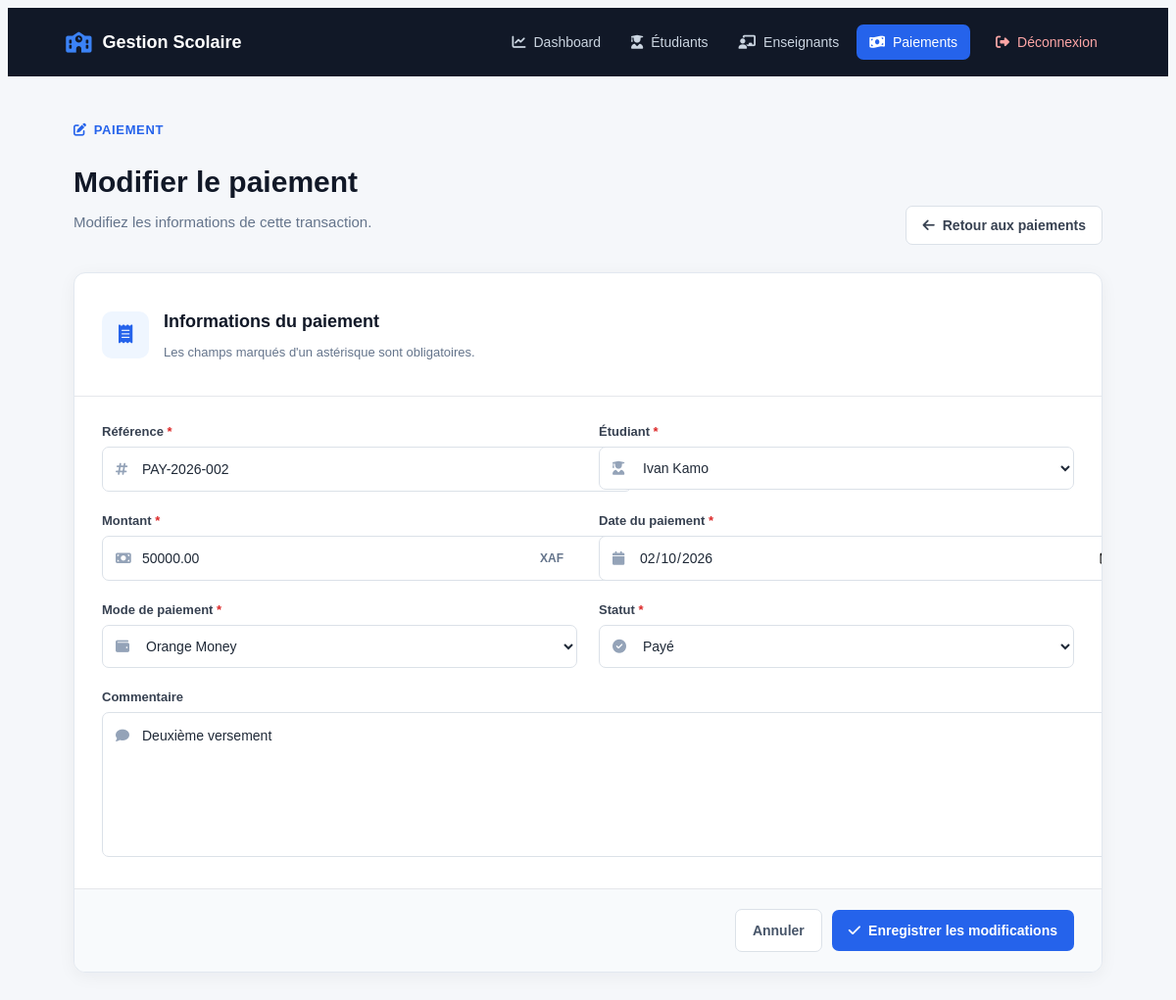
The page /payments/edit?id=2 (signed in) on the database its author committed.
### tables this page shows
CREATE TABLE payments (
    id INT UNSIGNED AUTO_INCREMENT PRIMARY KEY,
    reference VARCHAR(100) NOT NULL UNIQUE,
    student_id INT UNSIGNED NOT NULL,
    amount DECIMAL(10, 2) NOT NULL,
    payment_date DATE NOT NULL,
    payment_method VARCHAR(100) NOT NULL,
    status VARCHAR(50) NOT NULL DEFAULT 'pending',
    comment TEXT,
    created_at TIMESTAMP DEFAULT CURRENT_TIMESTAMP,
    CONSTRAINT fk_payments_student
        FOREIGN KEY (student_id)
        REFERENCES students(id)
        ON DELETE CASCADE
        ON UPDATE CASCADE
);

CREATE TABLE students (
    id INT UNSIGNED AUTO_INCREMENT PRIMARY KEY,
    first_name VARCHAR(100) NOT NULL,
    last_name VARCHAR(100) NOT NULL,
    email VARCHAR(150) NOT NULL UNIQUE,
    phone VARCHAR(30),
    birth_date DATE,
    address VARCHAR(255),
    formation VARCHAR(150) NOT NULL,
    registration_date DATE NOT NULL,
    status VARCHAR(50) NOT NULL DEFAULT 'active',
    created_at TIMESTAMP DEFAULT CURRENT_TIMESTAMP
);

### controllers/PaymentController.php (called while the page is built, shortened)
<?php
require_once __DIR__ . '/../models/Payment.php';
require_once __DIR__ . '/../models/Student.php';
class PaymentController
{
    private Payment $paymentModel;
    private Student $studentModel;
    public function __construct(PDO $pdo)
    {
        $this->paymentModel = new Payment($pdo);
        $this->studentModel = new Student($pdo);
    }
    public function edit(): void
    {
        $id = (int) ($_GET['id'] ?? 0);
        $payment = $this->paymentModel->findById($id);
        $students = $this->studentModel->getAll();
        require_once __DIR__ . '/../views/payments/edit.php';
    }
}

### models/Payment.php (called while the page is built, shortened)
<?php
class Payment
{
    private PDO $pdo;
    public function __construct(PDO $pdo)
    {
        $this->pdo = $pdo;
    }
    public function findById(int $id): ?array
    {
        $stmt = $this->pdo->prepare("
            SELECT
                payments.*,
                students.first_name,
                students.last_name
            FROM payments
            INNER JOIN students
                ON payments.student_id = students.id
            WHERE payments.id = :id
        ");
        $stmt->execute([
            'id' => $id
        ]);
        $payment = $stmt->fetch(PDO::FETCH_ASSOC);
        return $payment ?: null;
    }
}

### models/Student.php (called while the page is built, shortened)
<?php
class Student
{
    private PDO $pdo;
    public function __construct(PDO $pdo)
    {
        $this->pdo = $pdo;
    }
    public function getAll(string $search = ''): array
    {
        if ($search !== '') {
            $sql = "
                SELECT *
                FROM students
                WHERE first_name LIKE :search
                   OR last_name LIKE :search
                   OR email LIKE :search
                ORDER BY id DESC
            ";
            $stmt = $this->pdo->prepare($sql);
            $stmt->execute([
                'search' => '%' . $search . '%'
            ]);
        } else {
            $sql = "
                SELECT *
                FROM students
                ORDER BY id DESC
            ";
            $stmt = $this->pdo->query($sql);
        }
        return $stmt->fetchAll(PDO::FETCH_ASSOC);
    }
}

### views/payments/edit.php (the view, shortened to what this page needs)
<!DOCTYPE html>
<html lang="fr">
<head>
    <link rel="stylesheet" href="https://cdnjs.cloudflare.com/ajax/libs/font-awesome/6.7.2/css/all.min.css">
    <link rel="stylesheet" href="/css/payment-edit.css">
</head>
<body>
    <header class="topbar">
        <div class="brand">
            <i class="fa-solid fa-school"></i>
            <span>Gestion Scolaire</span>
        </div>
        <nav class="main-nav">
            <a href="/dashboard">
                <i class="fa-solid fa-chart-line"></i>
                Dashboard
            </a>
            <a href="/students">
                <i class="fa-solid fa-user-graduate"></i>
                Étudiants
            </a>
            <a href="/teachers">
                <i class="fa-solid fa-chalkboard-user"></i>
                Enseignants
            </a>
            <a href="/payments" class="active">
                <i class="fa-solid fa-money-bill-wave"></i>
                Paiements
            </a>
            <a href="/logout" class="logout">
                <i class="fa-solid fa-right-from-bracket"></i>
                Déconnexion
            </a>
        </nav>
    </header>
    <main class="page-content">
        <div class="page-header">
            <div>
                <span class="page-label">
                    <i class="fa-solid fa-pen-to-square"></i>
                    Paiement
                </span>
                <h1>Modifier le paiement</h1>
                <p>
                    Modifiez les informations de cette transaction.
                </p>
            </div>
            <a href="/payments" class="back-button">
                <i class="fa-solid fa-arrow-left"></i>
                Retour aux paiements
            </a>
        </div>
        <form class="form-card" method="POST" action="/payments/edit?id=<?= (int) $payment['id'] ?>">
            <div class="form-card-header">
                <div class="form-card-icon">
                    <i class="fa-solid fa-receipt"></i>
                </div>
                <div>
                    <h2>Informations du paiement</h2>
                    <p>Les champs marqués d'un astérisque sont obligatoires.</p>
                </div>
            </div>
            <div class="form-grid">
                <div class="form-group">
                    <label for="reference">
                        Référence <span>*</span>
                    </label>
                    <div class="input-wrapper">
                        <input type="text" id="reference" name="reference"
                            value="<?= htmlspecialchars($payment['reference']) ?>" required>
                    </div>
                </div>
                <div class="form-group">
                    <label for="student_id">
                        Étudiant <span>*</span>
                    </label>
                    <div class="input-wrapper">
                        <select id="student_id" name="student_id" required>
                            <?php foreach ($students as $student): ?>
                            <option value="<?= (int) $student['id'] ?>"
                                <?= (int) $payment['student_id'] === (int) $student['id'] ? 'selected' : '' ?>>
                                <?= htmlspecialchars(
                                    $student['first_name'] . ' ' . $student['last_name']
                                ) ?>
                            </option>
                            <?php endforeach; ?>
                        </select>
                    </div>
                </div>
                <div class="form-group">
                    <label for="amount">
                        Montant <span>*</span>
                    </label>
                    <div class="input-wrapper amount-wrapper">
                        <input type="number" id="amount" name="amount" min="0" step="0.01"
                            value="<?= htmlspecialchars($payment['amount']) ?>" required>
                        <span class="amount-unit">XAF</span>
                    </div>
                </div>
                <div class="form-group">
                    <label for="payment_date">
                        Date du paiement <span>*</span>
                    </label>
                    <div class="input-wrapper">
                        <input type="date" id="payment_date" name="payment_date"
                            value="<?= htmlspecialchars($payment['payment_date']) ?>" required>
                    </div>
                </div>
                <div class="form-group">
                    <label for="payment_method">
                        Mode de paiement <span>*</span>
                    </label>
                    <div class="input-wrapper">
                        <select id="payment_method" name="payment_method" required>
                            <option value="orange_money"
                                <?= $payment['payment_method'] === 'orange_money' ? 'selected' : '' ?>>
                                Orange Money
                            </option>
                        </select>
                    </div>
                </div>
                <div class="form-group">
                    <label for="status">
                        Statut <span>*</span>
                    </label>
                    <div class="input-wrapper">
                        <select id="status" name="status" required>
                            <option value="paid" <?= $payment['status'] === 'paid' ? 'selected' : '' ?>>
                                Payé
                            </option>
                        </select>
                    </div>
                </div>
                <div class="form-group full-width">
                    <label for="comment">
                        Commentaire
                    </label>
                    <div class="input-wrapper textarea-wrapper">
                        <textarea id="comment" name="comment"
                            rows="5"><?= htmlspecialchars($payment['comment'] ?? '') ?></textarea>
                    </div>
                </div>
            </div>
            <div class="form-footer">
                <a href="/payments" class="cancel-button">
                    Annuler
                </a>
                <button type="submit" class="submit-button">
                    <i class="fa-solid fa-check"></i>
                    Enregistrer les modifications
                </button>
            </div>
        </form>
    </main>
</body>
</html>

### public/css/payment-edit.css (style rules this page uses)
body { font-family: Arial, Helvetica, sans-serif; background: #f5f7fa; color: #1f2937; min-height: 100vh; }
.topbar { background: #111827; min-height: 70px; padding: 0 5%; display: flex; align-items: center; justify-content: space-between; gap: 30px; }
.brand { display: flex; align-items: center; gap: 11px; color: #ffffff; font-size: 18px; font-weight: 700; white-space: nowrap; }
.brand i { color: #3b82f6; font-size: 21px; }
.main-nav { display: flex; align-items: center; gap: 5px; }
.main-nav a { display: flex; align-items: center; gap: 8px; padding: 10px 13px; color: #cbd5e1; text-decoration: none; border-radius: 7px; font-size: 14px; transition: 0.2s ease; }
.main-nav a.active { color: #ffffff; background: #2563eb; }
.main-nav a.logout { margin-left: 8px; color: #fca5a5; }
.page-content { width: min(1050px, 92%); margin: 0 auto; padding: 45px 0 60px; }
.page-header { display: flex; align-items: flex-end; justify-content: space-between; gap: 30px; margin-bottom: 28px; }
.page-label { display: inline-flex; align-items: center; gap: 7px; color: #2563eb; font-size: 13px; font-weight: 700; text-transform: uppercase; letter-spacing: 0.05em; margin-bottom: 9px; }
.page-header h1 { font-size: 30px; color: #111827; margin-bottom: 8px; }
.page-header p { color: #64748b; font-size: 15px; }
.back-button { display: inline-flex; align-items: center; justify-content: center; gap: 8px; padding: 11px 16px; background: #ffffff; color: #374151; border: 1px solid #dbe1e8; border-radius: 7px; text-decoration: none; font-size: 14px; font-weight: 600; white-space: nowrap; transition: 0.2s ease; }
.form-card { background: #ffffff; border: 1px solid #e2e8f0; border-radius: 12px; overflow: hidden; box-shadow: 0 4px 18px rgba(15, 23, 42, 0.05); }
.form-card-header { display: flex; align-items: center; gap: 15px; padding: 24px 28px; border-bottom: 1px solid #e5e7eb; }
.form-card-icon { width: 48px; height: 48px; border-radius: 10px; background: #eff6ff; color: #2563eb; display: flex; align-items: center; justify-content: center; font-size: 19px; flex-shrink: 0; }
.form-card-header h2 { font-size: 18px; color: #111827; margin-bottom: 4px; }
.form-card-header p { color: #64748b; font-size: 13px; }
.form-grid { display: grid; grid-template-columns: repeat(2, 1fr); gap: 22px; padding: 28px; }
.form-group { display: flex; flex-direction: column; gap: 8px; }
.form-group.full-width { grid-column: 1 / -1; }
.form-group label { color: #374151; font-size: 13px; font-weight: 700; }
.form-group label span { color: #dc2626; }
.input-wrapper { position: relative; }
.input-wrapper input, .input-wrapper select, .input-wrapper textarea { width: 100%; border: 1px solid #dbe1e8; border-radius: 7px; background: #ffffff; color: #1f2937; font-family: inherit; font-size: 14px; outline: none; transition: 0.2s ease; }
.input-wrapper input, .input-wrapper select { height: 44px; padding: 0 14px 0 40px; }
.input-wrapper textarea { min-height: 120px; padding: 13px 14px 13px 40px; resize: vertical; line-height: 1.5; }
.amount-wrapper input { padding-right: 65px; }
.amount-unit { position: absolute; right: 14px; top: 50%; transform: translateY(-50%); color: #64748b; font-size: 12px; font-weight: 700; pointer-events: none; }
.form-footer { display: flex; justify-content: flex-end; align-items: center; gap: 10px; padding: 20px 28px; background: #f8fafc; border-top: 1px solid #e5e7eb; }
.cancel-button, .submit-button { height: 42px; padding: 0 17px; border-radius: 7px; font-family: inherit; font-size: 14px; font-weight: 600; text-decoration: none; display: inline-flex; align-items: center; justify-content: center; gap: 8px; cursor: pointer; transition: 0.2s ease; }
.cancel-button { color: #475569; background: #ffffff; border: 1px solid #dbe1e8; }
.submit-button { border: none; background: #2563eb; color: #ffffff; }

### rows shown on the page
payments: reference "PAY-2026-002", student_id "Ivan Kamo", amount "50000.00", payment_date "02/10/2026", status "Payé", comment "Deuxième versement"
